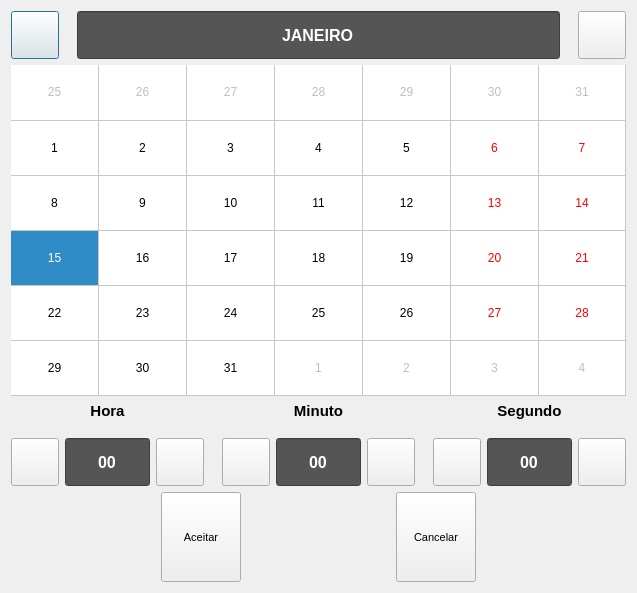
<?xml version="1.0" encoding="UTF-8"?>
<ui version="4.0">
 <class>DlgDateTime</class>
 <widget class="QDialog" name="DlgDateTime">
  <property name="geometry">
   <rect>
    <x>0</x>
    <y>0</y>
    <width>637</width>
    <height>593</height>
   </rect>
  </property>
  <property name="windowTitle">
   <string>Dialog</string>
  </property>
  <layout class="QVBoxLayout" name="verticalLayout_4">
   <item>
    <layout class="QHBoxLayout" name="horizontalLayout_6" stretch="0,1,0">
     <property name="spacing">
      <number>18</number>
     </property>
     <item>
      <widget class="ButtonBeR" name="btn_minus_month">
       <property name="minimumSize">
        <size>
         <width>48</width>
         <height>48</height>
        </size>
       </property>
       <property name="maximumSize">
        <size>
         <width>48</width>
         <height>48</height>
        </size>
       </property>
       <property name="font">
        <font>
         <pointsize>10</pointsize>
         <weight>75</weight>
         <bold>true</bold>
        </font>
       </property>
       <property name="text">
        <string/>
       </property>
       <property name="icon">
        <iconset resource="../res/icons.qrc">
         <normaloff>:/icons/arrow-left.png</normaloff>:/icons/arrow-left.png</iconset>
       </property>
       <property name="iconSize">
        <size>
         <width>16</width>
         <height>16</height>
        </size>
       </property>
       <property name="bgIcon">
        <iconset resource="../res/icons.qrc">
         <normaloff>:/icons/bt-blank.png</normaloff>
         <normalon>:/icons/bt-blank_pressed.png</normalon>:/icons/bt-blank.png</iconset>
       </property>
       <property name="bgIconSize">
        <size>
         <width>48</width>
         <height>48</height>
        </size>
       </property>
      </widget>
     </item>
     <item>
      <widget class="QLineEdit" name="le_date">
       <property name="enabled">
        <bool>false</bool>
       </property>
       <property name="minimumSize">
        <size>
         <width>170</width>
         <height>48</height>
        </size>
       </property>
       <property name="font">
        <font>
         <pointsize>12</pointsize>
         <weight>75</weight>
         <bold>true</bold>
        </font>
       </property>
       <property name="styleSheet">
        <string notr="true">background-color: rgb(85, 85, 85);
color: rgb(255, 255, 255);</string>
       </property>
       <property name="text">
        <string>JANEIRO</string>
       </property>
       <property name="maxLength">
        <number>16</number>
       </property>
       <property name="echoMode">
        <enum>QLineEdit::Normal</enum>
       </property>
       <property name="alignment">
        <set>Qt::AlignCenter</set>
       </property>
       <property name="readOnly">
        <bool>true</bool>
       </property>
      </widget>
     </item>
     <item>
      <widget class="ButtonBeR" name="btn_plus_month">
       <property name="minimumSize">
        <size>
         <width>48</width>
         <height>48</height>
        </size>
       </property>
       <property name="maximumSize">
        <size>
         <width>48</width>
         <height>48</height>
        </size>
       </property>
       <property name="font">
        <font>
         <pointsize>10</pointsize>
         <weight>75</weight>
         <bold>true</bold>
        </font>
       </property>
       <property name="text">
        <string/>
       </property>
       <property name="icon">
        <iconset resource="../res/icons.qrc">
         <normaloff>:/icons/arrow-right.png</normaloff>:/icons/arrow-right.png</iconset>
       </property>
       <property name="iconSize">
        <size>
         <width>16</width>
         <height>16</height>
        </size>
       </property>
       <property name="bgIcon">
        <iconset resource="../res/icons.qrc">
         <normaloff>:/icons/bt-blank.png</normaloff>
         <normalon>:/icons/bt-blank_pressed.png</normalon>:/icons/bt-blank.png</iconset>
       </property>
       <property name="bgIconSize">
        <size>
         <width>48</width>
         <height>48</height>
        </size>
       </property>
      </widget>
     </item>
    </layout>
   </item>
   <item>
    <widget class="QCalendarWidget" name="calendarWidget">
     <property name="gridVisible">
      <bool>true</bool>
     </property>
     <property name="horizontalHeaderFormat">
      <enum>QCalendarWidget::NoHorizontalHeader</enum>
     </property>
     <property name="verticalHeaderFormat">
      <enum>QCalendarWidget::NoVerticalHeader</enum>
     </property>
     <property name="navigationBarVisible">
      <bool>false</bool>
     </property>
     <property name="dateEditEnabled">
      <bool>false</bool>
     </property>
    </widget>
   </item>
   <item>
    <layout class="QHBoxLayout" name="horizontalLayout_2">
     <property name="spacing">
      <number>18</number>
     </property>
     <item>
      <layout class="QVBoxLayout" name="verticalLayout">
       <item>
        <widget class="QLabel" name="label">
         <property name="font">
          <font>
           <pointsize>11</pointsize>
           <weight>75</weight>
           <bold>true</bold>
          </font>
         </property>
         <property name="text">
          <string>Hora</string>
         </property>
         <property name="alignment">
          <set>Qt::AlignCenter</set>
         </property>
        </widget>
       </item>
       <item>
        <layout class="QHBoxLayout" name="horizontalLayout_7" stretch="0,1,0">
         <property name="spacing">
          <number>6</number>
         </property>
         <item>
          <widget class="ButtonBeR" name="btn_minus_hour">
           <property name="minimumSize">
            <size>
             <width>48</width>
             <height>48</height>
            </size>
           </property>
           <property name="maximumSize">
            <size>
             <width>48</width>
             <height>48</height>
            </size>
           </property>
           <property name="font">
            <font>
             <pointsize>10</pointsize>
             <weight>75</weight>
             <bold>true</bold>
            </font>
           </property>
           <property name="text">
            <string/>
           </property>
           <property name="icon">
            <iconset resource="../res/icons.qrc">
             <normaloff>:/icons/zoom_out.png</normaloff>:/icons/zoom_out.png</iconset>
           </property>
           <property name="iconSize">
            <size>
             <width>16</width>
             <height>16</height>
            </size>
           </property>
           <property name="autoRepeat">
            <bool>true</bool>
           </property>
           <property name="autoRepeatDelay">
            <number>500</number>
           </property>
           <property name="autoRepeatInterval">
            <number>50</number>
           </property>
           <property name="bgIcon">
            <iconset resource="../res/icons.qrc">
             <normaloff>:/icons/bt-blank.png</normaloff>
             <normalon>:/icons/bt-blank_pressed.png</normalon>:/icons/bt-blank.png</iconset>
           </property>
           <property name="bgIconSize">
            <size>
             <width>48</width>
             <height>48</height>
            </size>
           </property>
          </widget>
         </item>
         <item>
          <widget class="QLineEdit" name="le_hour">
           <property name="enabled">
            <bool>false</bool>
           </property>
           <property name="minimumSize">
            <size>
             <width>50</width>
             <height>48</height>
            </size>
           </property>
           <property name="font">
            <font>
             <pointsize>12</pointsize>
             <weight>75</weight>
             <bold>true</bold>
            </font>
           </property>
           <property name="styleSheet">
            <string notr="true">background-color: rgb(85, 85, 85);
color: rgb(255, 255, 255);</string>
           </property>
           <property name="text">
            <string>00</string>
           </property>
           <property name="maxLength">
            <number>16</number>
           </property>
           <property name="echoMode">
            <enum>QLineEdit::Normal</enum>
           </property>
           <property name="alignment">
            <set>Qt::AlignCenter</set>
           </property>
           <property name="readOnly">
            <bool>true</bool>
           </property>
          </widget>
         </item>
         <item>
          <widget class="ButtonBeR" name="btn_plus_hour">
           <property name="minimumSize">
            <size>
             <width>48</width>
             <height>48</height>
            </size>
           </property>
           <property name="maximumSize">
            <size>
             <width>48</width>
             <height>48</height>
            </size>
           </property>
           <property name="font">
            <font>
             <pointsize>10</pointsize>
             <weight>75</weight>
             <bold>true</bold>
            </font>
           </property>
           <property name="text">
            <string/>
           </property>
           <property name="icon">
            <iconset resource="../res/icons.qrc">
             <normaloff>:/icons/zoom_in.png</normaloff>:/icons/zoom_in.png</iconset>
           </property>
           <property name="iconSize">
            <size>
             <width>16</width>
             <height>16</height>
            </size>
           </property>
           <property name="autoRepeat">
            <bool>true</bool>
           </property>
           <property name="autoRepeatDelay">
            <number>500</number>
           </property>
           <property name="autoRepeatInterval">
            <number>50</number>
           </property>
           <property name="bgIcon">
            <iconset resource="../res/icons.qrc">
             <normaloff>:/icons/bt-blank.png</normaloff>
             <normalon>:/icons/bt-blank_pressed.png</normalon>:/icons/bt-blank.png</iconset>
           </property>
           <property name="bgIconSize">
            <size>
             <width>48</width>
             <height>48</height>
            </size>
           </property>
          </widget>
         </item>
        </layout>
       </item>
      </layout>
     </item>
     <item>
      <layout class="QVBoxLayout" name="verticalLayout_2">
       <item>
        <widget class="QLabel" name="label_2">
         <property name="font">
          <font>
           <pointsize>11</pointsize>
           <weight>75</weight>
           <bold>true</bold>
          </font>
         </property>
         <property name="text">
          <string>Minuto</string>
         </property>
         <property name="alignment">
          <set>Qt::AlignCenter</set>
         </property>
        </widget>
       </item>
       <item>
        <layout class="QHBoxLayout" name="horizontalLayout_8" stretch="0,1,0">
         <property name="spacing">
          <number>6</number>
         </property>
         <item>
          <widget class="ButtonBeR" name="btn_minus_minute">
           <property name="minimumSize">
            <size>
             <width>48</width>
             <height>48</height>
            </size>
           </property>
           <property name="maximumSize">
            <size>
             <width>48</width>
             <height>48</height>
            </size>
           </property>
           <property name="font">
            <font>
             <pointsize>10</pointsize>
             <weight>75</weight>
             <bold>true</bold>
            </font>
           </property>
           <property name="text">
            <string/>
           </property>
           <property name="icon">
            <iconset resource="../res/icons.qrc">
             <normaloff>:/icons/zoom_out.png</normaloff>:/icons/zoom_out.png</iconset>
           </property>
           <property name="iconSize">
            <size>
             <width>16</width>
             <height>16</height>
            </size>
           </property>
           <property name="autoRepeat">
            <bool>true</bool>
           </property>
           <property name="autoRepeatDelay">
            <number>500</number>
           </property>
           <property name="autoRepeatInterval">
            <number>50</number>
           </property>
           <property name="bgIcon">
            <iconset resource="../res/icons.qrc">
             <normaloff>:/icons/bt-blank.png</normaloff>
             <normalon>:/icons/bt-blank_pressed.png</normalon>:/icons/bt-blank.png</iconset>
           </property>
           <property name="bgIconSize">
            <size>
             <width>48</width>
             <height>48</height>
            </size>
           </property>
          </widget>
         </item>
         <item>
          <widget class="QLineEdit" name="le_minute">
           <property name="enabled">
            <bool>false</bool>
           </property>
           <property name="minimumSize">
            <size>
             <width>50</width>
             <height>48</height>
            </size>
           </property>
           <property name="font">
            <font>
             <pointsize>12</pointsize>
             <weight>75</weight>
             <bold>true</bold>
            </font>
           </property>
           <property name="styleSheet">
            <string notr="true">background-color: rgb(85, 85, 85);
color: rgb(255, 255, 255);</string>
           </property>
           <property name="text">
            <string>00</string>
           </property>
           <property name="maxLength">
            <number>16</number>
           </property>
           <property name="echoMode">
            <enum>QLineEdit::Normal</enum>
           </property>
           <property name="alignment">
            <set>Qt::AlignCenter</set>
           </property>
           <property name="readOnly">
            <bool>true</bool>
           </property>
          </widget>
         </item>
         <item>
          <widget class="ButtonBeR" name="btn_plus_minute">
           <property name="minimumSize">
            <size>
             <width>48</width>
             <height>48</height>
            </size>
           </property>
           <property name="maximumSize">
            <size>
             <width>48</width>
             <height>48</height>
            </size>
           </property>
           <property name="font">
            <font>
             <pointsize>10</pointsize>
             <weight>75</weight>
             <bold>true</bold>
            </font>
           </property>
           <property name="text">
            <string/>
           </property>
           <property name="icon">
            <iconset resource="../res/icons.qrc">
             <normaloff>:/icons/zoom_in.png</normaloff>:/icons/zoom_in.png</iconset>
           </property>
           <property name="iconSize">
            <size>
             <width>16</width>
             <height>16</height>
            </size>
           </property>
           <property name="autoRepeat">
            <bool>true</bool>
           </property>
           <property name="autoRepeatDelay">
            <number>500</number>
           </property>
           <property name="autoRepeatInterval">
            <number>50</number>
           </property>
           <property name="bgIcon">
            <iconset resource="../res/icons.qrc">
             <normaloff>:/icons/bt-blank.png</normaloff>
             <normalon>:/icons/bt-blank_pressed.png</normalon>:/icons/bt-blank.png</iconset>
           </property>
           <property name="bgIconSize">
            <size>
             <width>48</width>
             <height>48</height>
            </size>
           </property>
          </widget>
         </item>
        </layout>
       </item>
      </layout>
     </item>
     <item>
      <layout class="QVBoxLayout" name="verticalLayout_3">
       <item>
        <widget class="QLabel" name="label_3">
         <property name="font">
          <font>
           <pointsize>11</pointsize>
           <weight>75</weight>
           <bold>true</bold>
          </font>
         </property>
         <property name="text">
          <string>Segundo</string>
         </property>
         <property name="alignment">
          <set>Qt::AlignCenter</set>
         </property>
        </widget>
       </item>
       <item>
        <layout class="QHBoxLayout" name="horizontalLayout_9" stretch="0,1,0">
         <property name="spacing">
          <number>6</number>
         </property>
         <item>
          <widget class="ButtonBeR" name="btn_minus_second">
           <property name="minimumSize">
            <size>
             <width>48</width>
             <height>48</height>
            </size>
           </property>
           <property name="maximumSize">
            <size>
             <width>48</width>
             <height>48</height>
            </size>
           </property>
           <property name="font">
            <font>
             <pointsize>10</pointsize>
             <weight>75</weight>
             <bold>true</bold>
            </font>
           </property>
           <property name="text">
            <string/>
           </property>
           <property name="icon">
            <iconset resource="../res/icons.qrc">
             <normaloff>:/icons/zoom_out.png</normaloff>:/icons/zoom_out.png</iconset>
           </property>
           <property name="iconSize">
            <size>
             <width>16</width>
             <height>16</height>
            </size>
           </property>
           <property name="autoRepeat">
            <bool>true</bool>
           </property>
           <property name="autoRepeatDelay">
            <number>500</number>
           </property>
           <property name="autoRepeatInterval">
            <number>50</number>
           </property>
           <property name="bgIcon">
            <iconset resource="../res/icons.qrc">
             <normaloff>:/icons/bt-blank.png</normaloff>
             <normalon>:/icons/bt-blank_pressed.png</normalon>:/icons/bt-blank.png</iconset>
           </property>
           <property name="bgIconSize">
            <size>
             <width>48</width>
             <height>48</height>
            </size>
           </property>
          </widget>
         </item>
         <item>
          <widget class="QLineEdit" name="le_second">
           <property name="enabled">
            <bool>false</bool>
           </property>
           <property name="minimumSize">
            <size>
             <width>50</width>
             <height>48</height>
            </size>
           </property>
           <property name="font">
            <font>
             <pointsize>12</pointsize>
             <weight>75</weight>
             <bold>true</bold>
            </font>
           </property>
           <property name="styleSheet">
            <string notr="true">background-color: rgb(85, 85, 85);
color: rgb(255, 255, 255);</string>
           </property>
           <property name="text">
            <string>00</string>
           </property>
           <property name="maxLength">
            <number>16</number>
           </property>
           <property name="echoMode">
            <enum>QLineEdit::Normal</enum>
           </property>
           <property name="alignment">
            <set>Qt::AlignCenter</set>
           </property>
           <property name="readOnly">
            <bool>true</bool>
           </property>
          </widget>
         </item>
         <item>
          <widget class="ButtonBeR" name="btn_plus_second">
           <property name="minimumSize">
            <size>
             <width>48</width>
             <height>48</height>
            </size>
           </property>
           <property name="maximumSize">
            <size>
             <width>48</width>
             <height>48</height>
            </size>
           </property>
           <property name="font">
            <font>
             <pointsize>10</pointsize>
             <weight>75</weight>
             <bold>true</bold>
            </font>
           </property>
           <property name="text">
            <string/>
           </property>
           <property name="icon">
            <iconset resource="../res/icons.qrc">
             <normaloff>:/icons/zoom_in.png</normaloff>:/icons/zoom_in.png</iconset>
           </property>
           <property name="iconSize">
            <size>
             <width>16</width>
             <height>16</height>
            </size>
           </property>
           <property name="autoRepeat">
            <bool>true</bool>
           </property>
           <property name="autoRepeatDelay">
            <number>500</number>
           </property>
           <property name="autoRepeatInterval">
            <number>50</number>
           </property>
           <property name="bgIcon">
            <iconset resource="../res/icons.qrc">
             <normaloff>:/icons/bt-blank.png</normaloff>
             <normalon>:/icons/bt-blank_pressed.png</normalon>:/icons/bt-blank.png</iconset>
           </property>
           <property name="bgIconSize">
            <size>
             <width>48</width>
             <height>48</height>
            </size>
           </property>
          </widget>
         </item>
        </layout>
       </item>
      </layout>
     </item>
    </layout>
   </item>
   <item>
    <layout class="QHBoxLayout" name="horizontalLayout">
     <item>
      <spacer name="horizontalSpacer">
       <property name="orientation">
        <enum>Qt::Horizontal</enum>
       </property>
       <property name="sizeHint" stdset="0">
        <size>
         <width>40</width>
         <height>20</height>
        </size>
       </property>
      </spacer>
     </item>
     <item>
      <widget class="ButtonBeR" name="btn_ok">
       <property name="minimumSize">
        <size>
         <width>80</width>
         <height>90</height>
        </size>
       </property>
       <property name="maximumSize">
        <size>
         <width>80</width>
         <height>90</height>
        </size>
       </property>
       <property name="font">
        <font>
         <pointsize>8</pointsize>
        </font>
       </property>
       <property name="text">
        <string>Aceitar</string>
       </property>
       <property name="iconSize">
        <size>
         <width>16</width>
         <height>16</height>
        </size>
       </property>
       <property name="checkable">
        <bool>false</bool>
       </property>
       <property name="checked">
        <bool>false</bool>
       </property>
       <property name="bgIcon">
        <iconset resource="../res/icons.qrc">
         <normaloff>:/icons/bt-blank.png</normaloff>
         <normalon>:/icons/bt-blank_pressed.png</normalon>:/icons/bt-blank.png</iconset>
       </property>
       <property name="bgIconSize">
        <size>
         <width>60</width>
         <height>60</height>
        </size>
       </property>
      </widget>
     </item>
     <item>
      <spacer name="horizontalSpacer_2">
       <property name="orientation">
        <enum>Qt::Horizontal</enum>
       </property>
       <property name="sizeHint" stdset="0">
        <size>
         <width>40</width>
         <height>20</height>
        </size>
       </property>
      </spacer>
     </item>
     <item>
      <widget class="ButtonBeR" name="btn_cancel">
       <property name="minimumSize">
        <size>
         <width>80</width>
         <height>90</height>
        </size>
       </property>
       <property name="maximumSize">
        <size>
         <width>80</width>
         <height>90</height>
        </size>
       </property>
       <property name="font">
        <font>
         <pointsize>8</pointsize>
        </font>
       </property>
       <property name="text">
        <string>Cancelar</string>
       </property>
       <property name="icon">
        <iconset resource="../res/icons.qrc">
         <normaloff>:/icons/cancel.png</normaloff>:/icons/cancel.png</iconset>
       </property>
       <property name="iconSize">
        <size>
         <width>16</width>
         <height>16</height>
        </size>
       </property>
       <property name="checkable">
        <bool>false</bool>
       </property>
       <property name="checked">
        <bool>false</bool>
       </property>
       <property name="bgIcon">
        <iconset resource="../res/icons.qrc">
         <normaloff>:/icons/bt-blank.png</normaloff>
         <normalon>:/icons/bt-blank_pressed.png</normalon>:/icons/bt-blank.png</iconset>
       </property>
       <property name="bgIconSize">
        <size>
         <width>60</width>
         <height>60</height>
        </size>
       </property>
      </widget>
     </item>
     <item>
      <spacer name="horizontalSpacer_3">
       <property name="orientation">
        <enum>Qt::Horizontal</enum>
       </property>
       <property name="sizeHint" stdset="0">
        <size>
         <width>40</width>
         <height>20</height>
        </size>
       </property>
      </spacer>
     </item>
    </layout>
   </item>
  </layout>
 </widget>
 <customwidgets>
  <customwidget>
   <class>ButtonBeR</class>
   <extends>QPushButton</extends>
   <header>buttonber.h</header>
  </customwidget>
 </customwidgets>
 <resources>
  <include location="../res/icons.qrc"/>
 </resources>
 <connections/>
</ui>
